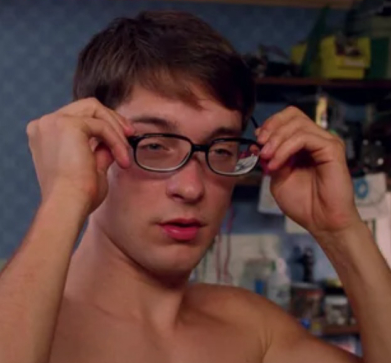
#> input picture Lab3/input.png, 391 x 363 px, found by its file name
$ python main.py
#> lines starting #> are read from the running program, lines starting #| are printed output that depends on the picture
import cv2 as cv
import numpy as np

# Пункт 1.
# Параметры ядра свёртки
KERNEL_SIZE = 5
BLUR_PARAMETER = 5

# Построение ядра свёртки по формуле матрицы Гаусса
def get_kernel(kernel_size, blur_parameter):
#> called with kernel_size = 3, blur_parameter = 5
    ker = np.zeros((kernel_size, kernel_size), dtype=float)
    a = kernel_size - kernel_size // 2
    b = a
    for i in range(kernel_size):
        for j in range(kernel_size):
            x, y = i+1, j+1
            val = (1 / (2* np.pi * blur_parameter**2)) * np.exp(-(((x-a)**2 + (y-b)**2)/(2 * blur_parameter**2)))
            ker[i, j] = val

    return ker

kernel3 = get_kernel(3, BLUR_PARAMETER)
kernel5 = get_kernel(5, BLUR_PARAMETER)
kernel7 = get_kernel(7, BLUR_PARAMETER)
# print(f"РАЗМЕР 3x3:\n{kernel3}")
# print(f"РАЗМЕР 5x5:\n{kernel5}")
# print(f"РАЗМЕР 7x7:\n{kernel7}")

# Пункт 2.
# Нормирование матрицы (сумма элементов должна стремиться к 1)
kernel3 = kernel3 / kernel3.sum()
kernel5 = kernel5 / kernel5.sum()
kernel7 = kernel7 / kernel7.sum()

# print(f"Нормированная матрица размера 3x3:\n{kernel3}\nСумма элементов: {kernel3.sum()}")
# print(f"Нормированная матрица размера 5x5:\n{kernel5}\nСумма элементов: {kernel5.sum()}")
# print(f"Нормированная матрица размера 7x7:\n{kernel7}\nСумма элементов: {kernel7.sum()}")

# Пункт 3, 4, 5
frame = cv.imread("Lab3/input.png")
#> frame is the input picture: shape (363, 391, 3); mean B, G, R 57.8, 62.8, 93.7

grayscale_frame = cv.cvtColor(frame, cv.COLOR_BGR2GRAY)
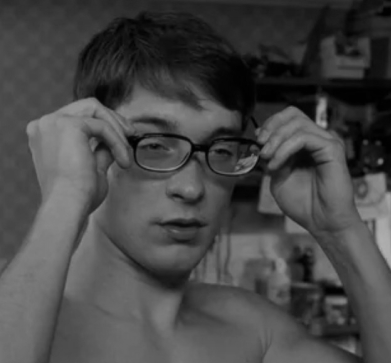
#> grayscale_frame: shape (363, 391); min 0, max 175, mean 71.5

cv.imwrite("Lab3/output_images/original_gray.png", grayscale_frame)

kernel_sizes = [3, 7]
blur_params = [2, 20]

for ks in kernel_sizes:
    for bp in blur_params:
        kernel = get_kernel(ks, bp)
        kernel = kernel / kernel.sum()

        h, w = grayscale_frame.shape
        pad = ks // 2

        padded = cv.copyMakeBorder(grayscale_frame, pad, pad, pad, pad, cv.BORDER_REFLECT)

        blurred_frame = np.zeros_like(grayscale_frame, dtype=float)
        for i in range(h):
            for j in range(w):
                region = padded[i:i + ks, j:j + ks]
                value = np.sum(region * kernel)
                blurred_frame[i, j] = value

        blurred_frame = np.clip(blurred_frame, 0, 255).astype(np.uint8)
        filename = f"Lab3/output_images/blur_k{ks}_b{bp}.png"
        cv.imwrite(filename, blurred_frame)

        blurred_cv = cv.GaussianBlur(grayscale_frame, (ks, ks), bp)
        cv_filename = f"Lab3/output_images/blur_cv_k{ks}_b{bp}.png"
        cv.imwrite(cv_filename, blurred_cv)

        diff = np.abs(blurred_frame.astype(np.float32) - blurred_cv.astype(np.float32))
        mean_diff = np.mean(diff)
        relative_mean = (mean_diff / np.mean(blurred_cv.astype(np.float32))) * 100

        print(f"Относительная погрешность между ручным и OpenCV-размытием с параметрами {ks}x{ks} и {bp}: {relative_mean:.2f}%")
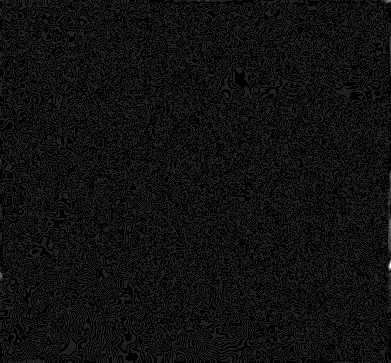
#> diff: shape (363, 391) float32; min 0, max 8, mean 0.501; drawn with min black and max white
